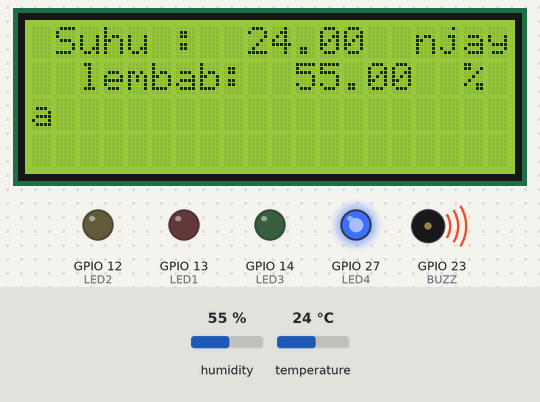
A sketch run on a simulated ESP32. Shown: 20×4 character LCD, output pins drawn as LEDs (lit = HIGH), buzzer (waves = sounding). Inputs (shaded band) come from the test bench; at power-on: temperature 24 °C, humidity 55 %. WiFi joins after 1.5 s; servers stay silent unless stated; what the sketch prints to the serial monitor is not drawn.

Above: at 5.0 s.
5.1 s: temperature set to 20.6 °C
At 6.5 s:
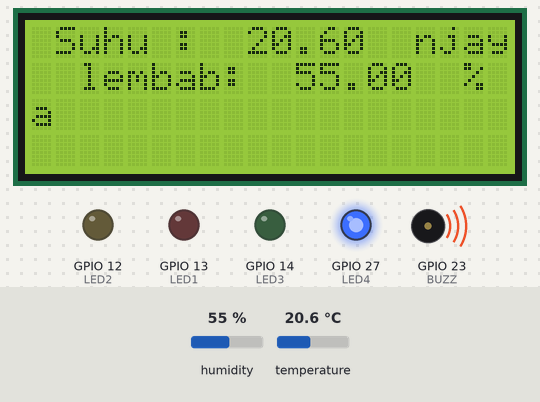
7.4 s: temperature set to 19.3 °C
At 8.4 s:
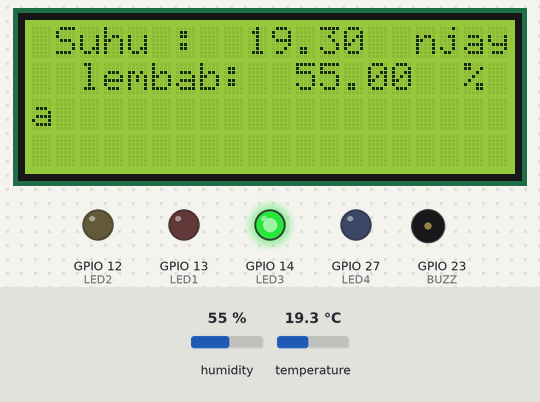
9.5 s: temperature set to 33 °C
At 10.5 s:
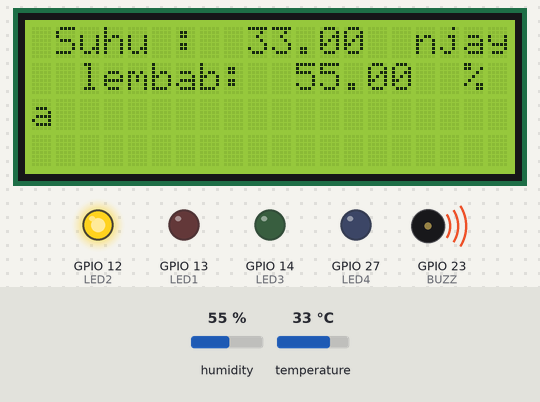
11.5 s: temperature set to 39.1 °C
At 12.4 s:
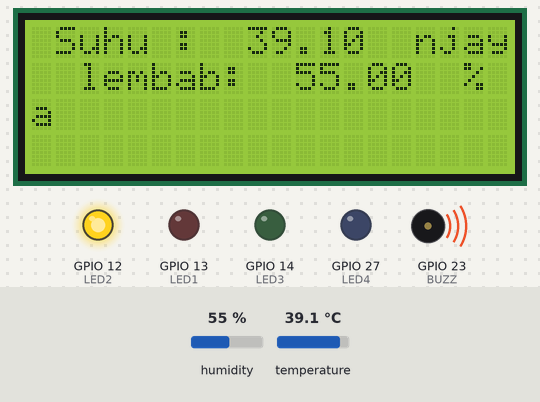
13.5 s: temperature set to 40.4 °C
At 14.3 s:
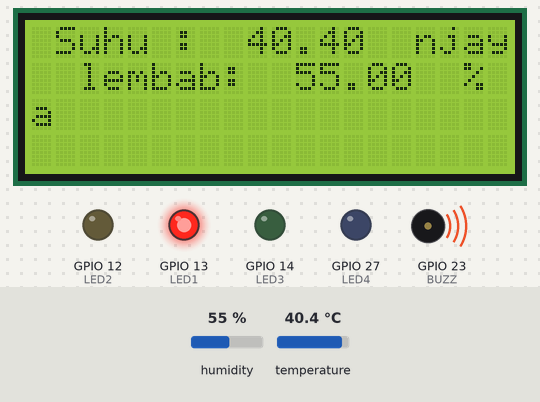
15.5 s: humidity set to 22 %
At 17.3 s:
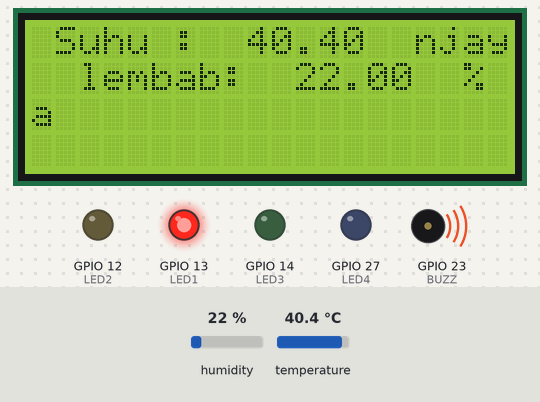
Timing chart, 0 to 18.5 s (numbered marks = the images above; inputs shaded):
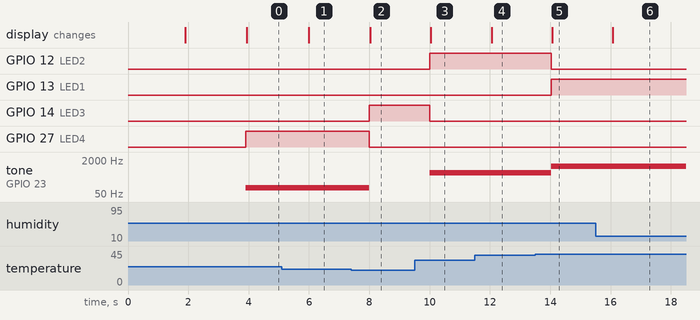

Measured:
- the behaviour switches between 20 and 19.9 °C on temperature (found by bisection; images 1 and 2)
- the behaviour switches between 39.9 and 40 °C on temperature (found by bisection; images 4 and 5)
- after the input at 5.1 s, the display: changes after 0.89 s (image 1)
- after the input at 7.4 s, GPIO 14 (LED3): LOW → HIGH after 0.59 s; GPIO 27 (LED4): HIGH → LOW after 0.59 s; tone on GPIO 23 (BUZZ): 100 Hz → silent after 0.59 s; the display: changes after 0.63 s (image 2)
- after the input at 9.5 s, GPIO 12 (LED2): LOW → HIGH after 0.51 s; GPIO 14 (LED3): HIGH → LOW after 0.51 s; tone on GPIO 23 (BUZZ): silent → 500 Hz after 0.51 s; the display: changes after 0.54 s (image 3)
- after the input at 11.5 s, the display: changes after 0.55 s (image 4)
- after the input at 13.5 s, GPIO 12 (LED2): HIGH → LOW after 0.53 s; GPIO 13 (LED1): LOW → HIGH after 0.53 s; tone on GPIO 23 (BUZZ): 500 Hz → 1000 Hz after 0.53 s; the display: changes after 0.56 s (image 5)
- after the input at 15.5 s, the display: changes after 0.57 s (image 6)

The sketch:

sketch.ino
```cpp
#define BLYNK_TEMPLATE_ID "TMPLUWnQDgZ4"
#define BLYNK_TEMPLATE_NAME "Latihan 2"
#define BLYNK_AUTH_TOKEN "CalzrRIANdSYkBZLWCkrJmWsVXY289PR"
#define BLYNK_PRINT Serial

#include <WiFi.h>
#include <WiFiClient.h>
#include <BlynkSimpleEsp32.h>
#include <DHT.h>
#include <LiquidCrystal_I2C.h>

#define I2C_ADDR 0X27
#define LCD_COLUMNS 20
#define LCD_LINES 4
#define LED1 13
#define LED2 12
#define LED3 14
#define LED4 27
#define BUZZ 23
#define DHTPIN 15
#define DHTTYPE DHT22
DHT dht (DHTPIN, DHTTYPE);
LiquidCrystal_I2C lcd(I2C_ADDR, LCD_COLUMNS, LCD_LINES);

char auth[] = "CalzrRIANdSYkBZLWCkrJmWsVXY289PR";
char ssid[] = "Wokwi-GUEST";
char pass[] = "";

BlynkTimer timer;

void setup() {
  // put your setup code here, to run once:
  Serial.begin(115200);
  Serial.println("Monitoring Suhu");
  Serial.println("=================================================");
  dht.begin();
  Blynk.begin(auth, ssid, pass);
  pinMode(LED1, OUTPUT);
  pinMode(LED2, OUTPUT);
  pinMode(LED3, OUTPUT);
  pinMode(LED4, OUTPUT);
  pinMode(BUZZ, OUTPUT);
  pinMode(LCD_LINES, OUTPUT);
  Wire.begin(4,5);
  lcd.init();
  lcd.backlight();
  lcd.setCursor(1, 0);
  lcd.print("I Made Dwaja Sanjaya");
  lcd.setCursor(2, 1);
  lcd.print("2015344040");
  delay(2000);
}

void loop() {
  float temp = dht.readTemperature();
  float Lembab = dht.readHumidity();

  if(temp < 20){
    Serial.println("Status Suhu : DINGIN");
    Serial.println("Lampu Hijau Menyala");
    Serial.println("Buzzer belum menyala...");
    Serial.println("=================================================");
    digitalWrite(LED3,HIGH);
    digitalWrite(LED1,LOW);
    digitalWrite(LED2,LOW);
    digitalWrite(LED4,LOW);
    Blynk.virtualWrite(V3, HIGH);
    Blynk.virtualWrite(V1, LOW);
    Blynk.virtualWrite(V2, LOW);
    Blynk.virtualWrite(V4, LOW);
    Blynk.virtualWrite(V5, LOW);
    tone(BUZZ,0,0);
  } else if(temp >= 20 && temp < 30 ){
    Serial.println("Status Suhu : NORMAL");
    Serial.println("Lampu Biru Menyala");
    Serial.println("Buzzer menyala dengan frekuensi 100Hz...");
    Serial.println("=================================================");
    digitalWrite(LED4, HIGH);
    digitalWrite(LED3, LOW);
    digitalWrite(LED2, LOW);
    digitalWrite(LED1, LOW);
    Blynk.virtualWrite(V4, HIGH);
    Blynk.virtualWrite(V3, LOW);
    Blynk.virtualWrite(V2, LOW);
    Blynk.virtualWrite(V1, LOW);
    Blynk.virtualWrite(V5, HIGH);
    tone(BUZZ,100,2000);
  } else if(temp >= 30 && temp < 40){
    Serial.println("Status Suhu : HANGAT");
    Serial.println("Lampu Kuning Menyala");
    Serial.println("Buzzer menyala dengan frekuensi 500Hz...");
    Serial.println("=================================================");
    digitalWrite(LED2, HIGH);
    digitalWrite(LED1, LOW);
    digitalWrite(LED3, LOW);
    digitalWrite(LED4, LOW);
    Blynk.virtualWrite(V2, HIGH);
    Blynk.virtualWrite(V3, LOW);
    Blynk.virtualWrite(V4, LOW);
    Blynk.virtualWrite(V1, LOW);
    Blynk.virtualWrite(V5, HIGH);
    tone(BUZZ,500,1000);
  } else if(temp >= 40){
    Serial.println("Status Suhu : PANAS");
    Serial.println("Lampu Merah Menyala");
    Serial.println("Buzzer menyala dengan frekuensi 1000Hz...");
    Serial.println("=================================================");
    digitalWrite(LED1, HIGH);
    digitalWrite(LED2, LOW);
    digitalWrite(LED3, LOW);
    digitalWrite(LED4, LOW);
    Blynk.virtualWrite(V1, HIGH);
    Blynk.virtualWrite(V2, LOW);

    Blynk.virtualWrite(V3, LOW);
    Blynk.virtualWrite(V4, LOW);
    Blynk.virtualWrite(V5, HIGH);
    tone(BUZZ,1000,100);
  }

  Blynk.virtualWrite(V0,temp);

  Serial.print("Temperature : ");;
  Serial.print(temp);
  Serial.println(" C");
  lcd.setCursor(1, 0);
  lcd.println("Suhu :");
  lcd.println(temp);
  lcd.setCursor (2, 1);
  lcd.println("lembab:");
  lcd.println(Lembab);
  lcd.println("%");


  Blynk.run();
  timer.run();
}
```
